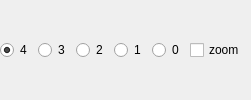
              <widget class="QWidget" name="widget_11" native="true">
               <property name="sizePolicy">
                <sizepolicy hsizetype="Preferred" vsizetype="Preferred">
                 <horstretch>0</horstretch>
                 <verstretch>0</verstretch>
                </sizepolicy>
               </property>
               <layout class="QHBoxLayout" name="horizontalLayout_10">
                <property name="leftMargin">
                 <number>0</number>
                </property>
                <property name="topMargin">
                 <number>0</number>
                </property>
                <property name="rightMargin">
                 <number>0</number>
                </property>
                <property name="bottomMargin">
                 <number>0</number>
                </property>
                <item>
                 <widget class="QRadioButton" name="buttonPieces4">
                  <property name="sizePolicy">
                   <sizepolicy hsizetype="Fixed" vsizetype="Fixed">
                    <horstretch>0</horstretch>
                    <verstretch>0</verstretch>
                   </sizepolicy>
                  </property>
                  <property name="focusPolicy">
                   <enum>Qt::NoFocus</enum>
                  </property>
                  <property name="toolTip">
                   <string>&lt;html&gt;&lt;head/&gt;&lt;body&gt;&lt;p&gt;4 pieces of cloth&lt;/p&gt;&lt;p&gt;Key: 4&lt;/p&gt;&lt;/body&gt;&lt;/html&gt;</string>
                  </property>
                  <property name="text">
                   <string>4</string>
                  </property>
                  <property name="checked">
                   <bool>true</bool>
                  </property>
                 </widget>
                </item>
                <item>
                 <widget class="QRadioButton" name="buttonPieces3">
                  <property name="sizePolicy">
                   <sizepolicy hsizetype="Fixed" vsizetype="Fixed">
                    <horstretch>0</horstretch>
                    <verstretch>0</verstretch>
                   </sizepolicy>
                  </property>
                  <property name="focusPolicy">
                   <enum>Qt::NoFocus</enum>
                  </property>
                  <property name="toolTip">
                   <string>&lt;html&gt;&lt;head/&gt;&lt;body&gt;&lt;p&gt;3 pieces of cloth&lt;/p&gt;&lt;p&gt;Key: 3&lt;/p&gt;&lt;/body&gt;&lt;/html&gt;</string>
                  </property>
                  <property name="text">
                   <string>3</string>
                  </property>
                 </widget>
                </item>
                <item>
                 <widget class="QRadioButton" name="buttonPieces2">
                  <property name="sizePolicy">
                   <sizepolicy hsizetype="Fixed" vsizetype="Fixed">
                    <horstretch>0</horstretch>
                    <verstretch>0</verstretch>
                   </sizepolicy>
                  </property>
                  <property name="focusPolicy">
                   <enum>Qt::NoFocus</enum>
                  </property>
                  <property name="toolTip">
                   <string>&lt;html&gt;&lt;head/&gt;&lt;body&gt;&lt;p&gt;2 pieces of cloth&lt;/p&gt;&lt;p&gt;Key: 2&lt;/p&gt;&lt;/body&gt;&lt;/html&gt;</string>
                  </property>
                  <property name="text">
                   <string>2</string>
                  </property>
                 </widget>
                </item>
                <item>
                 <widget class="QRadioButton" name="buttonPieces1">
                  <property name="sizePolicy">
                   <sizepolicy hsizetype="Fixed" vsizetype="Fixed">
                    <horstretch>0</horstretch>
                    <verstretch>0</verstretch>
                   </sizepolicy>
                  </property>
                  <property name="focusPolicy">
                   <enum>Qt::NoFocus</enum>
                  </property>
                  <property name="toolTip">
                   <string>&lt;html&gt;&lt;head/&gt;&lt;body&gt;&lt;p&gt;1 piece of cloth&lt;/p&gt;&lt;p&gt;Key: 1&lt;/p&gt;&lt;/body&gt;&lt;/html&gt;</string>
                  </property>
                  <property name="text">
                   <string>1</string>
                  </property>
                 </widget>
                </item>
                <item>
                 <widget class="QRadioButton" name="buttonPieces0">
                  <property name="sizePolicy">
                   <sizepolicy hsizetype="Fixed" vsizetype="Fixed">
                    <horstretch>0</horstretch>
                    <verstretch>0</verstretch>
                   </sizepolicy>
                  </property>
                  <property name="focusPolicy">
                   <enum>Qt::NoFocus</enum>
                  </property>
                  <property name="toolTip">
                   <string>&lt;html&gt;&lt;head/&gt;&lt;body&gt;&lt;p&gt;0 pieces of cloth&lt;/p&gt;&lt;p&gt;Key: 0&lt;/p&gt;&lt;/body&gt;&lt;/html&gt;</string>
                  </property>
                  <property name="text">
                   <string>0</string>
                  </property>
                 </widget>
                </item>
                <item>
                 <widget class="QCheckBox" name="checkZoom">
                  <property name="sizePolicy">
                   <sizepolicy hsizetype="Fixed" vsizetype="Fixed">
                    <horstretch>0</horstretch>
                    <verstretch>0</verstretch>
                   </sizepolicy>
                  </property>
                  <property name="focusPolicy">
                   <enum>Qt::NoFocus</enum>
                  </property>
                  <property name="toolTip">
                   <string>&lt;html&gt;&lt;head/&gt;&lt;body&gt;&lt;p&gt;Action button adds zoom modifier&lt;/p&gt;&lt;p&gt;Key: 5&lt;/p&gt;&lt;/body&gt;&lt;/html&gt;</string>
                  </property>
                  <property name="text">
                   <string>zoom</string>
                  </property>
                 </widget>
                </item>
                <item>
                 <widget class="QWidget" name="widget_12" native="true">
                  <property name="sizePolicy">
                   <sizepolicy hsizetype="Preferred" vsizetype="Preferred">
                    <horstretch>1</horstretch>
                    <verstretch>0</verstretch>
                   </sizepolicy>
                  </property>
                  <layout class="QHBoxLayout" name="horizontalLayout_11">
                   <property name="spacing">
                    <number>0</number>
                   </property>
                   <property name="leftMargin">
                    <number>0</number>
                   </property>
                   <property name="topMargin">
                    <number>0</number>
                   </property>
                   <property name="rightMargin">
                    <number>0</number>
                   </property>
                   <property name="bottomMargin">
                    <number>0</number>
                   </property>
                  </layout>
                 </widget>
                </item>
               </layout>
              </widget>
